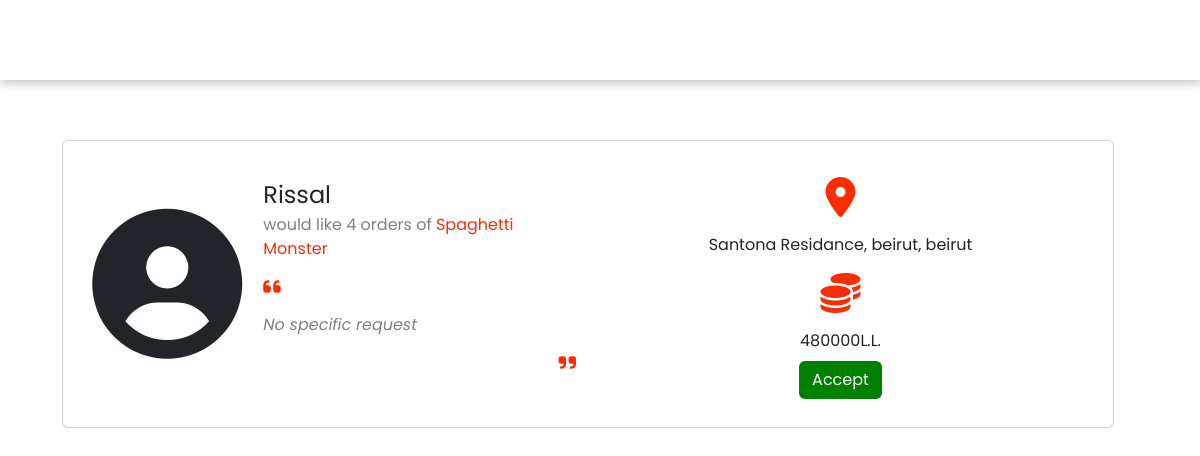
Page /order_details.php?id=24 on the committed database.
### tables this page shows
CREATE TABLE `users` (
  `id` int(11) NOT NULL,
  `username` varchar(100) NOT NULL,
  `email` varchar(100) NOT NULL,
  `password` varchar(100) NOT NULL,
  `address` varchar(100) NOT NULL,
  `district` varchar(100) NOT NULL,
  `city` varchar(100) NOT NULL,
  `phone` varchar(100) NOT NULL
);

CREATE TABLE `orders` (
  `id` int(11) NOT NULL,
  `customerid` int(11) NOT NULL,
  `chefname` varchar(100) NOT NULL,
  `dishid` int(11) NOT NULL,
  `quantity` int(11) NOT NULL,
  `request` varchar(100) NOT NULL,
  `status` varchar(100) NOT NULL DEFAULT 'Pending',
  `price` int(11) NOT NULL,
  `image` varchar(100) NOT NULL,
  `dishname` varchar(100) NOT NULL
);

### order_details.php (the view, shortened to what this page needs)
<?php
  include_once("config.php");
?>
<!DOCTYPE html>
<html lang="en">
  <head>
    <link
      href="https://cdn.jsdelivr.net/npm/bootstrap@5.2.2/dist/css/bootstrap.min.css"
      rel="stylesheet"
    />
    <link
      rel="stylesheet"
      href="https://cdnjs.cloudflare.com/ajax/libs/font-awesome/6.2.0/css/all.min.css"
    />
    <link rel="stylesheet" href="order_details.css" />
    <link rel="stylesheet" href="navbar.css" />
    <link rel="stylesheet" href="footer.css" />
  </head>
  <body>
      <nav id="header">
      </nav>
      <?php
        $order_id = $_GET['id'];
        $sql = "SELECT * FROM orders WHERE id = :order_id";
        $stmt = $db->prepare($sql);
        $stmt->execute(['order_id' => $order_id]);
        $order = $stmt->fetch();
        $customer_id = $order['customerid'];
        $sql = "SELECT * FROM users WHERE id = :customer_id";
        $stmt = $db->prepare($sql);
        $stmt->execute(['customer_id' => $customer_id]);
        $customer = $stmt->fetch();
        $address = $customer['address'];
        $city = $customer['city'];
        $district = $customer['district'];
        $username = $customer['username'];
        $price = $order['price'];
        $quantity = $order['quantity'];
        $dishname = $order['dishname'];
        $request = $order['request'];
        $total = (int)$price * (int)$quantity;
      ?>
    <div class="container">
      <div class="row w-100">
        <div class="col">
          <h1
            style="
              line-height: 120px;
              display: flex;
              justify-content: center;
              align-items: center;
            "
          >
          </h1>
          <div class="card" style="margin: 20px">
            <div class="container">
              <div class="row" style="padding: 20px">
                <div class="col-2">
                  <div
                    class="h-100 d-flex align-items-center justify-content-center"
                  >
                    <i
                      class="fa-solid fa-circle-user my-3 d-none d-lg-block"
                      style="font-size: 150px"
                    ></i>
                  </div>
                </div>
                <div class="col-4">
                  <div class="mt-3" style="font-size: 24px"><?php echo $username?></div>
                  <div style="color: gray">
                    would like <?php echo $quantity?> orders of
                    <span style="color: #fa2c02"><?php echo $dishname?></span>
                  </div>
                  <i
                    class="fa-solid fa-quote-left my-3"
                    style="font-size: 20px; color: #fa2c02"
                  ></i>
                  <div style="color: gray; font-style: italic">
                    <?php echo $request ?>
                  </div>
                  <div class="w-100 d-flex justify-content-end">
                    <i
                      class="fa-solid fa-quote-right my-3"
                      style="font-size: 20px; color: #fa2c02"
                    ></i>
                  </div>
                </div>
                <div class="col-6 text-center">
                  <i
                    class="fa-solid fa-location-dot my-3"
                    style="font-size: 40px; color: #fa2c02"
                  ></i>
                  <div>
                    <?php echo $address?>, <?php echo $city?>, <?php echo $district?>
                  </div>
                  <i
                    class="fa-solid fa-coins my-3"
                    style="font-size: 40px; color: #fa2c02"
                  ></i>
                  <div><?php echo $total?>L.L.</div>
                  <button
                    class="my-2 btn"
                    style="background-color: green; color: white"
                    onclick = "location.href='accept_order.php?id=<?php echo $order_id?>'"
                  >
                    Accept
                  </button>
                </div>
              </div>
            </div>
          </div>
        </div>
      </div>
    </div>
  </body>
</html>

### order_details.css (style rules this page uses)
h1 { font-family: 'Pacifico', sans-serif; color: #FA2C02; }
* { font-family: 'Poppins', sans-serif; }

### navbar.css (style rules this page uses)
* { padding: 0; margin: 0; text-decoration: none; list-style: none; box-sizing: border-box; }
nav { background: white; height: 80px; width: 100%; position: sticky; box-shadow: 1px 1px 10px 1px rgb(182, 182, 182); z-index: 999; position: fixed; top: 0; }

### footer.css (style rules this page uses)
* { padding: 0; margin: 0; text-decoration: none; list-style: none; box-sizing: border-box; }
p, span, address, h2, .footer a { text-decoration: none; font-family: "Poppins", sans-serif; }

### rows in the picture
users: username "Rissal", address "Santona Residance", city "beirut", district "beirut"
orders: quantity "4", dishname "Spaghetti Monster", request "No specific request", total "480000"
